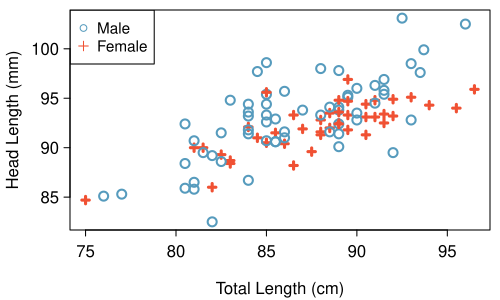

Reproduce this figure in R.
library(openintro)

myPDF('scattHeadLTotalLSex.pdf', 5, 3,
    mar = c(3.5, 3.5, 0.5, 0.5),
    mgp = c(2.4, 0.55, 0))
plot(possum$totalL, possum$headL,
    pch = ifelse(possum$sex == "m", 1, 3),
    col = ifelse(possum$sex == "m", COL[1, 1], COL[4, 1]),
    lwd = ifelse(possum$sex == "m", 2, 3),
    cex = ifelse(possum$sex == "m", 1.2, 0.7),
    xlab = 'Total Length (cm)',
    ylab = 'Head Length (mm)')
legend("topleft", pch = c(1, 3), col = COL[c(1, 4)], cex = 0.9,
    legend = c("Male", "Female"))
dev.off()
